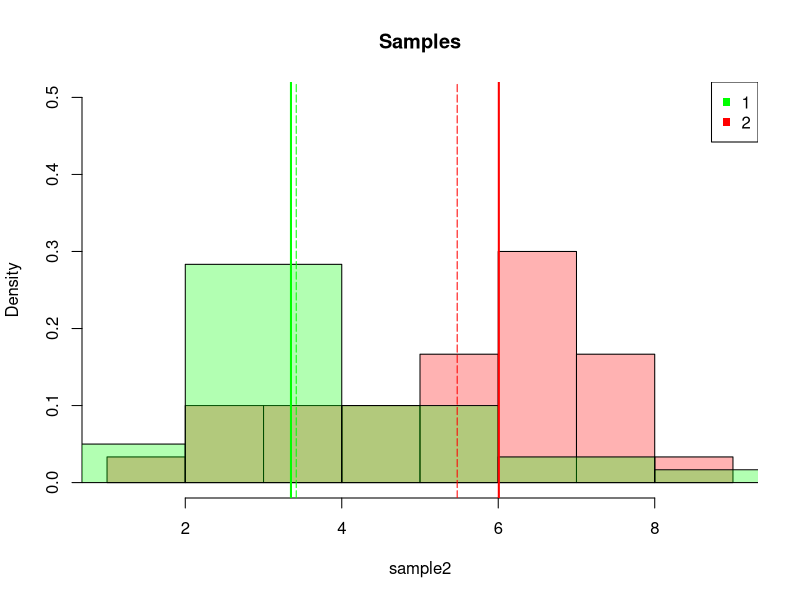
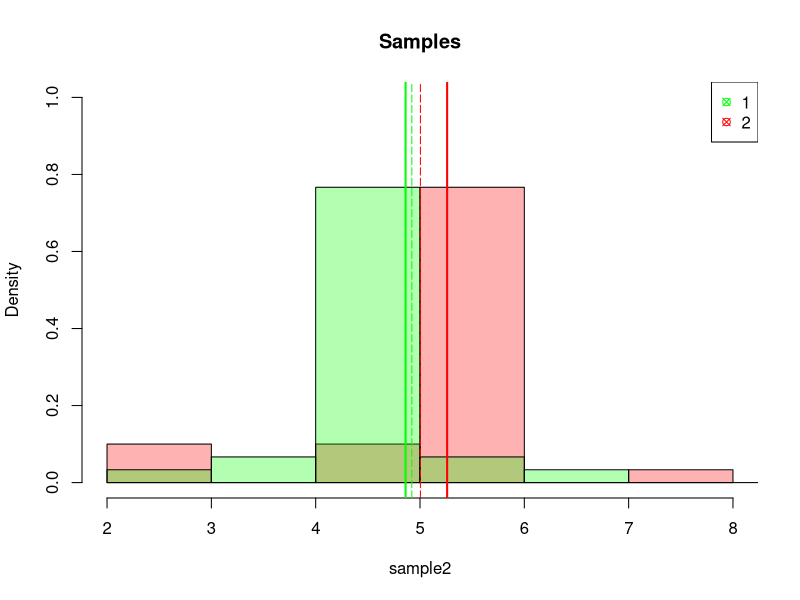

The R script that drew these images, in order:
## ---- chunk 1
n <- 50
k <- 1000
mus <- c(2, 3)
sds <- c(1, 2)

cor <- matrix(c(1, 0.6, 0.6, 1), nrow = 2)
print(cor)

generate.paired <- function(n, mus, sds, cor) {
  X0 <- rnorm(n)
  Y0 <- rnorm(n)
  K <- cor * (sds %*% t(sds))
  A <- chol(K)
  
  X <- c()
  Y <- c()
  for (t in 1:n) {
      hh <- t(A) %*% c(X0[t], Y0[t])
      X[t] <- hh[1] + mus[1]
      Y[t] <- hh[2] + mus[2]
  }
  #plot(X, Y, col = "blue")
  data.frame('X'=X, 'Y'=Y)
}
## ---- chunk 2
sapply(1:k, FUN=function(i) {
  data <- generate.paired(n, mus, sds, cor)
  X <- data$X
  Y <- data$Y
  p.paired <- t.test(X, Y, paired=T, var.equal=F)$p.value
  p.unpaired <- t.test(X, Y, paired=F, var.equal=F)$p.value
  cbind(p.paired, p.unpaired)
}) -> ps

p.paired <- ps[1,]
p.unpaired <- ps[2,]
## ---- chunk 3
head(cbind(p.paired, p.unpaired))
## ---- chunk 4
n <- 50

sample1 <- rnorm(n, 0, 1)
sample2 <- rnorm(n, 0, 1)
sample3 <- rnorm(n, 1, 1)
## ---- chunk 5
sample <- c(sample1, sample2, sample3)
group <- rep(c('a','b','c'), rep(n,3))
data <- data.frame(sample, factor=group)
## ---- chunk 6
result <- aov(sample~factor,data)
summary(result)
## ---- chunk 7
sample1 <- rnorm(n, 0, 1)
sample2 <- rnorm(n, 0, 1)
sample3 <- rnorm(n, 0, 1)
## ---- chunk 8
sample <- c(sample1, sample2, sample3)
group <- rep(c('a','b','c'), rep(n,3))
data <- data.frame(sample, factor=group)
## ---- chunk 9
result <- aov(sample~factor,data)
summary(result)
## ---- chunk 10
n1 <- 20
n2 <- 10
k <- 1000

sample1 <- append(rnorm(n1,4,2),runif(n2,2,4))
sample2 <- append(rnorm(n1,5,2), runif(n2,5,7))

hist(sample2, col=rgb(1,0,0,0.3), probability=T, ylim=c(0,0.5), main='Samples')
hist(sample1, col=rgb(0,1,0,0.3), probability=T, add=T)
abline(v=mean(sample2), col='red', lty=5)
abline(v=mean(sample1), col='green', lty=5)
abline(v=median(sample2), col='red', lwd=2)
abline(v=median(sample1), col='green', lwd=2)
legend('topright', c('1', '2'), col=c('green', 'red'), pch=15)
## ---- chunk 11
ps <- sapply(1:k, FUN=function(k) {
  sample1 <- append(rnorm(n1,4,2),runif(n2,2,4))
  sample2 <- append(rnorm(n1,5,2), runif(n2,5,7))
  p.w <- wilcox.test(sample1, sample2)$p.value
  p.t <- t.test(sample1, sample2)$p.value
  cbind(p.w, p.t)
})
## ---- chunk 12
n1 <- 20
n2 <- 10
k <- 1000

sample1 <- append(rnorm(n2,5,2), runif(n1,4.8,4.9))
sample2 <- append(rnorm(n2,5.1,2), runif(n1,5.2,5.3))

hist(sample2, col=rgb(1,0,0,0.3), probability=T, ylim=c(0,1), main='Samples')
hist(sample1, col=rgb(0,1,0,0.3), probability=T, add=T)
abline(v=mean(sample2), col='red', lty=5)
abline(v=mean(sample1), col='green', lty=5)
abline(v=median(sample2), col='red', lwd=2)
abline(v=median(sample1), col='green', lwd=2)
legend('topright', c('1', '2'), col=c('green', 'red'), pch=13)
## ---- chunk 13
ps <- sapply(1:k, FUN=function(k) {
  sample1 <- append(rnorm(n2,5,2),runif(n1,4.8,4.9))
  sample2 <- append(rnorm(n2,5.1,2),runif(n1,5.2,5.3))
  p.w <- wilcox.test(sample1, sample2)$p.value
  p.t <- t.test(sample1, sample2)$p.value
  cbind(p.w, p.t)
})
